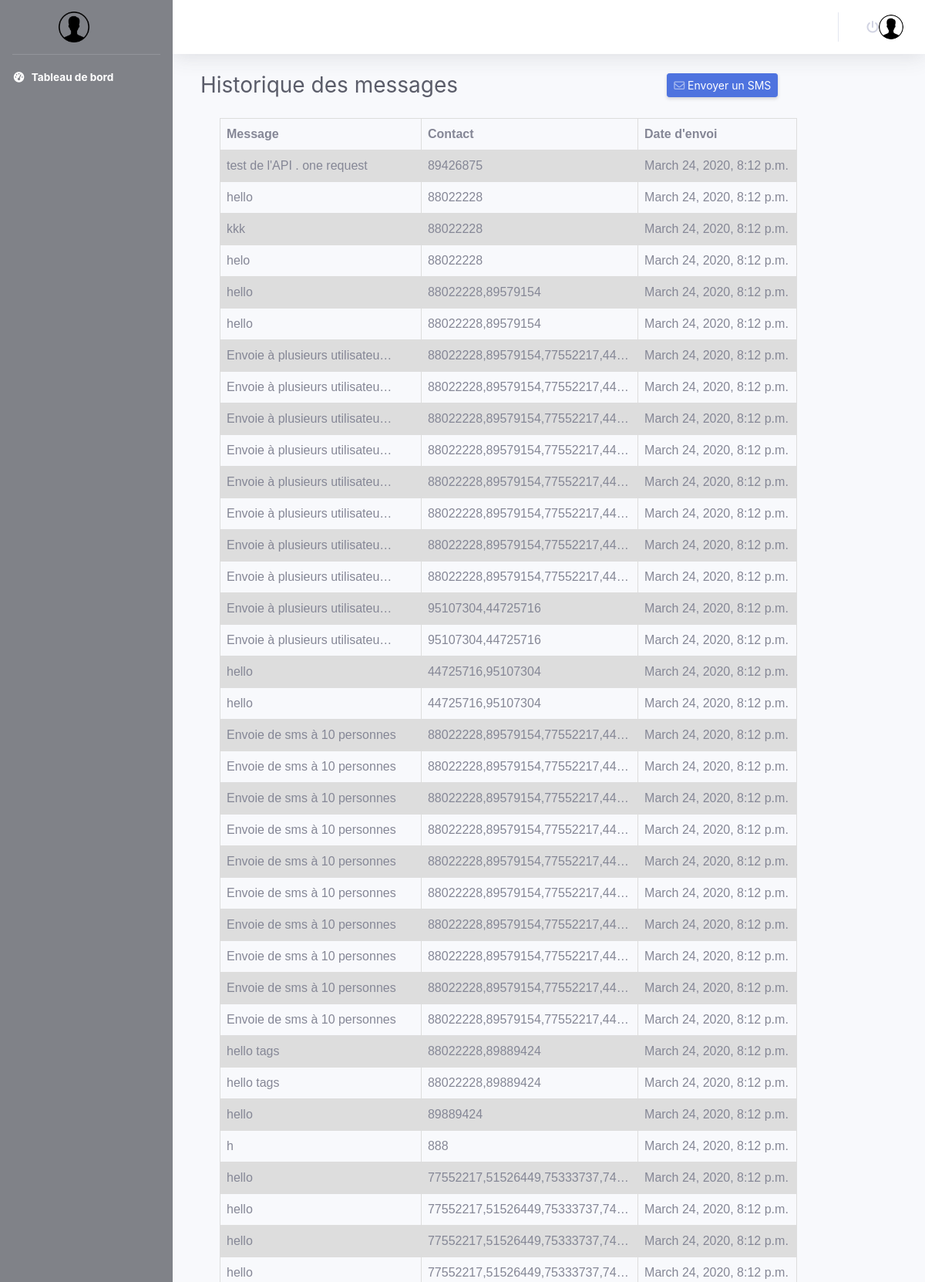
The app's page /statistiques (upper part) with its own data.
### sendsms/models.py (models this page shows, shortened)
class Sms(models.Model):
    address = models.CharField(max_length=15, blank=True, null=True)
    senderAddress = models.CharField(max_length=15)
    message = models.CharField(max_length=200)
    groupe = models.CharField(max_length=5000, blank=True, null=True)
    date = models.DateTimeField(auto_now_add = True, blank=True)
    profile = models.ForeignKey(Profile, on_delete=models.CASCADE, null=True)

### sms/views.py (the view)
# urls.py: path('statistiques', views.statistiques),
def statistiques(request):
    info = Sms.objects.all()
    context = {
        'info':info
    }
    return render (request, 'statistiques.html', context)

### templates/statistiques.html (shortened to what this page needs)
<!DOCTYPE html>
<html lang="fr">
{% load static %}
<head>
  <link href="{% static 'vendor/fontawesome-free/css/all.min.css' %}" rel="stylesheet" type="text/css">
  <link href="{% static 'css/sb-admin-2.min.css' %}" rel="stylesheet">
  <link href="{% static 'css/perso.css' %}" rel="stylesheet">
</head>
<body id="page-top">
  <div id="wrapper">
    <ul class="navbar-nav bg-gradient-primary sidebar sidebar-dark accordion" id="accordionSidebar">
      <a class="sidebar-brand d-flex align-items-center justify-content-center" href="/">
        <div class="sidebar-brand-icon">
        <img src="{% static 'img/user.png' %}" height="40">
        </div>
      </a>
      <hr class="sidebar-divider my-0">
      <li class="nav-item active">
        <a class="nav-link" href="/">
          <i class="fas fa-fw fa-tachometer-alt"></i>
          <span>Tableau de bord</span></a>
      </li>
    </ul>
    <div id="content-wrapper" class="d-flex flex-column">
      <div id="content">
        <nav class="navbar navbar-expand navbar-light bg-white topbar mb-4 static-top shadow">
          <ul class="navbar-nav ml-auto">
            <li class="nav-item dropdown no-arrow">
              <a class="nav-link dropdown-toggle" href="/login" id="userDropdown" role="button" data-toggle="dropdown" aria-haspopup="true" aria-expanded="false">
                 <i class="fa fa-power-off"></i> <img class="img-profile rounded-circle" src="{% static 'img/user.png' %}">
              </a>
            </li>
          </ul>
        </nav>
        <div class="container-fluid">
            <div class="col-md-10">
            <div class="d-sm-flex align-items-center justify-content-between mb-4">
            <h1 class="h3 mb-0 text-gray-800">Historique des messages</h1>
            <a href="/" class="d-none d-sm-inline-block btn btn-sm btn-primary shadow-sm"><i class="fa fa-envelope-o text-white-50"></i> Envoyer un SMS</a>
            </div>
             <table>
                <tr>
                    <th>Message</th>
                    <th>Contact</th>
                    <th>Date d'envoi</th>
                </tr>
                {% for info in info %}
                <tr>
                    <td>{{info.message|truncatechars:30}}</td>
                    <td>{{info.address|truncatechars:30}}</td>
                    <td>{{info.date}}</td>
                </tr>
                {% endfor %}
                </table>
            </div>
      </div>
    </div>
  </div>
</body>
</html>

### static/css/perso.css (style rules this page uses)
.bg-gradient-primary { background:#808288; }
table { font-family: arial, sans-serif; border-collapse: collapse; width: 100%; margin:25px; }
td, th { border: 1px solid #dddddd; text-align: left; padding: 8px; }
tr:nth-child(even) { background-color: #dddddd; }

### records on screen
Sms: message "test de l'API . one request", address "89426875", date "March 24, 2020, 8:12 p.m."
Sms: message "hello", address "88022228", date "March 24, 2020, 8:12 p.m."
Sms: message "kkk", address "88022228", date "March 24, 2020, 8:12 p.m."
Sms: message "helo", address "88022228", date "March 24, 2020, 8:12 p.m."
Sms: message "hello", address "88022228,89579154", date "March 24, 2020, 8:12 p.m."
Sms: message "hello", address "88022228,89579154", date "March 24, 2020, 8:12 p.m."
Sms: message "Envoie à plusieurs utilisateu…", address "88022228,89579154,77552217,44…", date "March 24, 2020, 8:12 p.m."
Sms: message "Envoie à plusieurs utilisateu…", address "88022228,89579154,77552217,44…", date "March 24, 2020, 8:12 p.m."
Sms: message "Envoie à plusieurs utilisateu…", address "88022228,89579154,77552217,44…", date "March 24, 2020, 8:12 p.m."
Sms: message "Envoie à plusieurs utilisateu…", address "88022228,89579154,77552217,44…", date "March 24, 2020, 8:12 p.m."
Sms: message "Envoie à plusieurs utilisateu…", address "88022228,89579154,77552217,44…", date "March 24, 2020, 8:12 p.m."
Sms: message "Envoie à plusieurs utilisateu…", address "88022228,89579154,77552217,44…", date "March 24, 2020, 8:12 p.m."
Sms: message "Envoie à plusieurs utilisateu…", address "88022228,89579154,77552217,44…", date "March 24, 2020, 8:12 p.m."
Sms: message "Envoie à plusieurs utilisateu…", address "88022228,89579154,77552217,44…", date "March 24, 2020, 8:12 p.m."
Sms: message "Envoie à plusieurs utilisateu…", address "95107304,44725716", date "March 24, 2020, 8:12 p.m."
Sms: message "Envoie à plusieurs utilisateu…", address "95107304,44725716", date "March 24, 2020, 8:12 p.m."
Sms: message "hello", address "44725716,95107304", date "March 24, 2020, 8:12 p.m."
Sms: message "hello", address "44725716,95107304", date "March 24, 2020, 8:12 p.m."
Sms: message "Envoie de sms à 10 personnes", address "88022228,89579154,77552217,44…", date "March 24, 2020, 8:12 p.m."
Sms: message "Envoie de sms à 10 personnes", address "88022228,89579154,77552217,44…", date "March 24, 2020, 8:12 p.m."
Sms: message "Envoie de sms à 10 personnes", address "88022228,89579154,77552217,44…", date "March 24, 2020, 8:12 p.m."
Sms: message "Envoie de sms à 10 personnes", address "88022228,89579154,77552217,44…", date "March 24, 2020, 8:12 p.m."
Sms: message "Envoie de sms à 10 personnes", address "88022228,89579154,77552217,44…", date "March 24, 2020, 8:12 p.m."
Sms: message "Envoie de sms à 10 personnes", address "88022228,89579154,77552217,44…", date "March 24, 2020, 8:12 p.m."
Sms: message "Envoie de sms à 10 personnes", address "88022228,89579154,77552217,44…", date "March 24, 2020, 8:12 p.m."
Sms: message "Envoie de sms à 10 personnes", address "88022228,89579154,77552217,44…", date "March 24, 2020, 8:12 p.m."
Sms: message "Envoie de sms à 10 personnes", address "88022228,89579154,77552217,44…", date "March 24, 2020, 8:12 p.m."
Sms: message "Envoie de sms à 10 personnes", address "88022228,89579154,77552217,44…", date "March 24, 2020, 8:12 p.m."
Sms: message "hello tags", address "88022228,89889424", date "March 24, 2020, 8:12 p.m."
Sms: message "hello tags", address "88022228,89889424", date "March 24, 2020, 8:12 p.m."
Sms: message "hello", address "89889424", date "March 24, 2020, 8:12 p.m."
Sms: message "h", address "888", date "March 24, 2020, 8:12 p.m."
Sms: message "hello", address "77552217,51526449,75333737,74…", date "March 24, 2020, 8:12 p.m."
Sms: message "hello", address "77552217,51526449,75333737,74…", date "March 24, 2020, 8:12 p.m."
Sms: message "hello", address "77552217,51526449,75333737,74…", date "March 24, 2020, 8:12 p.m."
Sms: message "hello", address "77552217,51526449,75333737,74…", date "March 24, 2020, 8:12 p.m."
